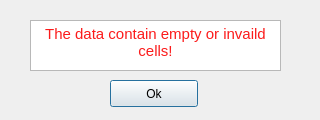
<?xml version="1.0" encoding="UTF-8"?>
<ui version="4.0">
 <class>Dialog</class>
 <widget class="QDialog" name="Dialog">
  <property name="geometry">
   <rect>
    <x>0</x>
    <y>0</y>
    <width>320</width>
    <height>120</height>
   </rect>
  </property>
  <property name="windowTitle">
   <string>Dialog</string>
  </property>
  <widget class="QPushButton" name="pushButton">
   <property name="geometry">
    <rect>
     <x>110</x>
     <y>80</y>
     <width>88</width>
     <height>27</height>
    </rect>
   </property>
   <property name="text">
    <string>Ok</string>
   </property>
  </widget>
  <widget class="QTextEdit" name="textEdit">
   <property name="geometry">
    <rect>
     <x>30</x>
     <y>20</y>
     <width>251</width>
     <height>51</height>
    </rect>
   </property>
   <property name="html">
    <string>&lt;!DOCTYPE HTML PUBLIC &quot;-//W3C//DTD HTML 4.0//EN&quot; &quot;http://www.w3.org/TR/REC-html40/strict.dtd&quot;&gt;
&lt;html&gt;&lt;head&gt;&lt;meta name=&quot;qrichtext&quot; content=&quot;1&quot; /&gt;&lt;style type=&quot;text/css&quot;&gt;
p, li { white-space: pre-wrap; }
&lt;/style&gt;&lt;/head&gt;&lt;body style=&quot; font-family:'Ubuntu Sans'; font-size:11pt; font-weight:400; font-style:normal;&quot;&gt;
&lt;p align=&quot;center&quot; style=&quot; margin-top:0px; margin-bottom:0px; margin-left:0px; margin-right:0px; -qt-block-indent:0; text-indent:0px;&quot;&gt;&lt;span style=&quot; color:#fb1b1b;&quot;&gt;The data contain empty or invaild cells!&lt;/span&gt;&lt;/p&gt;&lt;/body&gt;&lt;/html&gt;</string>
   </property>
  </widget>
 </widget>
 <resources/>
 <connections/>
</ui>
